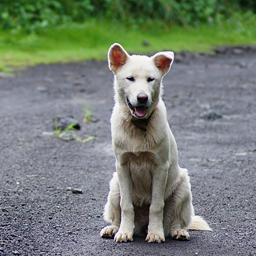
//> input picture OpenCVPRactice_Functions/main.cpp/dog.bmp, 256 x 256 px
$ ./main   (built with g++ and OpenCV 4)
//> lines starting //> are read from the running program, lines starting //| are printed output that depends on the picture
#include <iostream>
#include "opencv2/opencv.hpp"


void MatOp1();
void MatOp2();
void MatOp3();
void MatOp4();

int main(void) {
	MatOp1();
	MatOp2();
	MatOp3();
	MatOp4();
	return 0;
}

void MatOp1() {
	// empty matrix
	cv::Mat img1;
	// unsigned char, 1-channel
	// sero 480 pixel, garo 640
	cv::Mat img2(480, 640, CV_8UC1);
	cv::Mat img3(480, 640, CV_8UC3);
	// use size(garo,sero)
	cv::Mat img4(cv::Size(640, 480), CV_8UC3);

	// guessing to grayscale
	cv::Mat img5(480, 640, CV_8UC1, cv::Scalar(128));
	// scalar = bgr order therefore red
	cv::Mat img6(480, 640, CV_8UC3, cv::Scalar(0, 0, 255));

	// 0's matrix
	cv::Mat mat1 = cv::Mat::zeros(3, 3, CV_32SC1);
	// 1's matrix
	cv::Mat mat2 = cv::Mat::ones(3, 3, CV_32FC1);
	// identity matrix
	cv::Mat mat3 = cv::Mat::eye(3, 3, CV_32FC1);

	float data[] = { 1,2,3,4,5 };
	cv::Mat mat4(2, 3, CV_32FC1, data);

	cv::Mat mat5 = (cv::Mat_<float>(2, 3) << 1, 2, 3, 4, 5, 6);
	cv::Mat mat6 = cv::Mat_<uchar>({ 2,3 }, { 1,2,3,4,5,6 });

	// channel 3
	mat4.create(256, 256, CV_8UC3);
	// channel 1
	mat5.create(4, 4, CV_32FC1);

	mat4 = cv::Scalar(255, 0, 0);
	mat5.setTo(1.f);
}

void MatOp2() {
	// original image
	cv::Mat img1 = cv::imread("dog.bmp");
//> img1 is the input picture: 256 rows x 256 cols, CV_8UC3; mean B, G, R 117.5, 127.8, 118.4

	// shallow copy
	cv::Mat img2 = img1;
	cv::Mat img3;
	// shallow copy
	img3 = img1;

	// deep copy
	cv::Mat img4 = img1.clone();
	cv::Mat img5;
	img1.copyTo(img5);

	// set 1 to yellow
	img1.setTo(cv::Scalar(0, 255, 255));
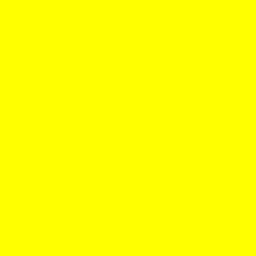
//> img1: 256 rows x 256 cols, CV_8UC3; mean B, G, R 0, 255, 255

	cv::imshow("img1", img1);
	cv::imshow("img2", img2);
	cv::imshow("img3", img3);
	cv::imshow("img4", img4);
	cv::imshow("img5", img5);

	cv::waitKey();
	cv::destroyAllWindows();
}

void MatOp3() {
	cv::Mat img1 = cv::imread("cat.bmp");
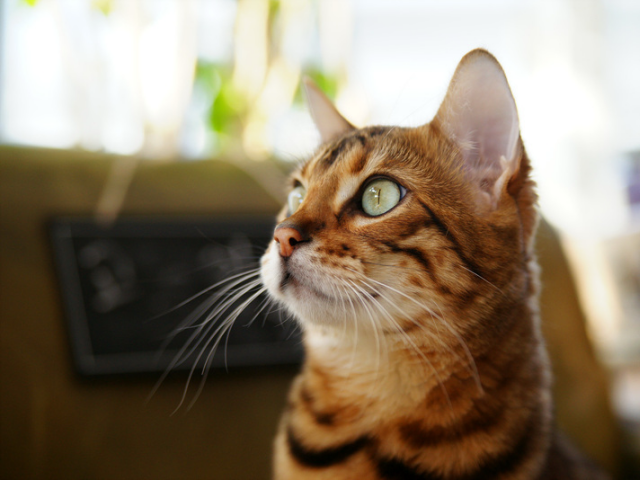
//> input picture OpenCVPRactice_Functions/main.cpp/cat.bmp, 640 x 480 px
//> img1 is the input picture: 480 rows x 640 cols, CV_8UC3; mean B, G, R 104.5, 125.6, 140.8

	if (img1.empty()) {
		std::cerr << "Image Fail to Load" << std::endl;
		return;
	}
	// point from 220, 120, size of 340, 240 rect
	// shallow copy
	cv::Mat img2 = img1(cv::Rect(220, 120, 340, 240));
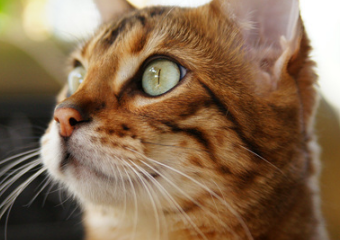
//> img2: 240 rows x 340 cols, CV_8UC3; mean B, G, R 80, 107.4, 134.5

	// deep copy
	cv::Mat img3 = img1(cv::Rect(220, 120, 340, 240)).clone();

	// change opposite
	// this will make img1 change too but 3
	img2 = ~img2;
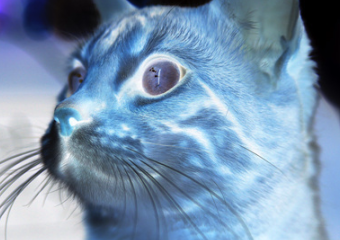
//> img2: 240 rows x 340 cols, CV_8UC3; mean B, G, R 175, 147.6, 120.5
	cv::imshow("img1", img1);
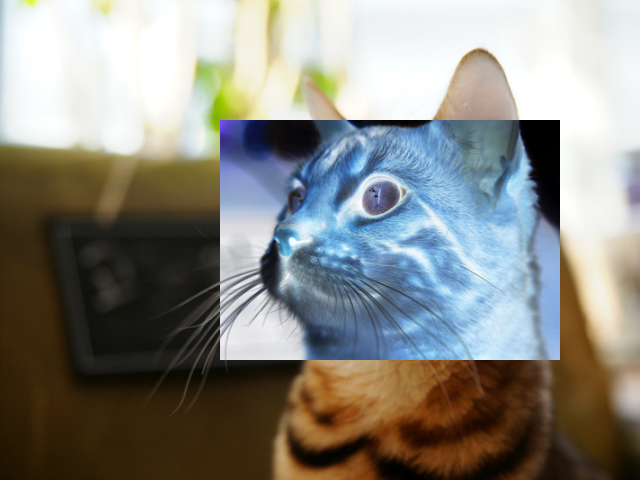
//> window 'img1': 480 rows x 640 cols, CV_8UC3; mean B, G, R 129.8, 136.3, 137.1
	cv::imshow("img2", img2);
	cv::imshow("img3", img3);

	cv::waitKey();
	cv::destroyAllWindows();
}

void MatOp4() {
	// col, row sero, garo
	cv::Mat mat1 = cv::Mat::zeros(3, 4, CV_8UC1);
	// row ,col, garo sero
	cv::Mat mat2 = cv::Mat::zeros(cv::Size(3, 4), CV_8UC1);
	// increase 1 in all elements
	// all contains template!
	// use mat.at();
	for (int i = 0; i < mat1.rows; i++) {
		for (int j = 0; j < mat1.cols; j++) {
			mat1.at<uchar>(i, j)++;
		}
	}

	// use mat.ptr();
	for (int i = 0; i < mat1.rows; i++) {
		uchar * p = mat1.ptr<uchar>(i);
		for (int j = 0; j < mat1.cols; j++) {
			p[j]++;
		}
	}
	// use MatIterator
	for (cv::MatIterator_<uchar> it = mat1.begin<uchar>(); it != mat1.end<uchar>(); it++) {
		(*it)++;
	}

	std::cout << "mat1:\n" << mat1 << std::endl;
	std::cout << "mat2:\n" << mat2 << std::endl;
}
